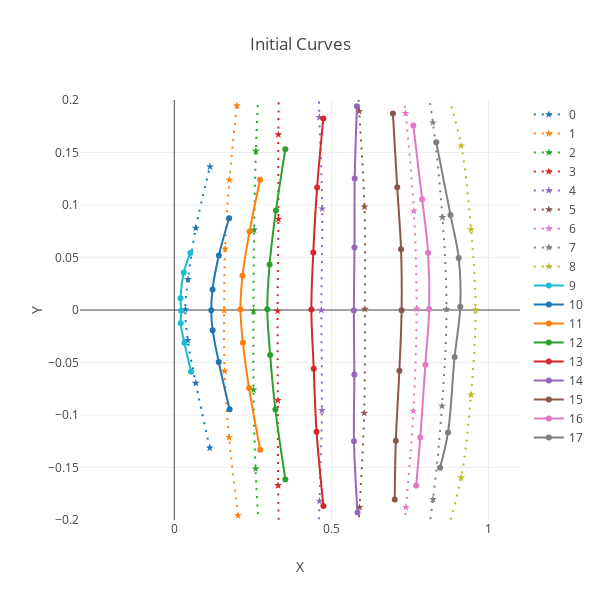

Notebook code cell kept with this figure:
### Code cell
i = 7
ph0 = phTout0.data.numpy()[i]
ph1 = phTout1.data.numpy()[i]

p01_0 = genOut0.data.numpy()[i]
p01_1 = genOut1.data.numpy()[i]

# nx = np.concatenate((p0,p01_0))
nx = np.concatenate((p1,p01_1))

gx = gy.FormatNetworkToGraphColumns(nx, xOffset=0, yOffset=7, colPoints=7)

layout = go.Layout(
    title = 'Initial Curves',
    height = 600,
    width = 600,
    hovermode= 'closest',
    xaxis= dict(
        title= 'X',
        range = [-.3,1.1],
    ),
    yaxis=dict(
        title= 'Y',
        range = [-.2,.2],
    )
)
f = gy.graphCurves(gx, layout, dashRange=range(0,9))
offline.iplot(f)

### Figure 1 — Plotly figure (JSON) as saved in the notebook; plotly's stock layout.template omitted (floating-point values rounded to 4 significant figures)
{"data": [{"line": {"dash": "2px,6px", "shape": "spline"}, "marker": {"symbol": "star"}, "name": "0", "type": "scatter", "uid": "c5c98a93-b587-455d-b376-61271c08a00b", "x": [0.1129, 0.06835, 0.04287, 0.03513, 0.04385, 0.0683, 0.1137], "y": [-0.1312, -0.06965, -0.02893, 0.0005139, 0.02919, 0.07796, 0.1364]}, {"line": {"dash": "2px,6px", "shape": "spline"}, "marker": {"symbol": "star"}, "name": "1", "type": "scatter", "uid": "517cb296-e4f6-4723-9a68-93dd7d50b156", "x": [0.2026, 0.1745, 0.16, 0.1586, 0.1617, 0.1754, 0.1992], "y": [-0.1957, -0.1214, -0.05814, -0.0006106, 0.05839, 0.1238, 0.1946]}, {"line": {"dash": "2px,6px", "shape": "spline"}, "marker": {"symbol": "star"}, "name": "2", "type": "scatter", "uid": "325873ee-32a3-4c2a-8341-8ddfe5ae0f92", "x": [0.2743, 0.2587, 0.252, 0.2521, 0.254, 0.2597, 0.2709], "y": [-0.2328, -0.1511, -0.07589, -0.001035, 0.07634, 0.1513, 0.2294]}, {"line": {"dash": "2px,6px", "shape": "spline"}, "marker": {"symbol": "star"}, "name": "3", "type": "scatter", "uid": "011d3a27-6047-4783-ba45-1c6b40f1e3ee", "x": [0.3362, 0.3305, 0.3295, 0.3287, 0.3314, 0.331, 0.335], "y": [-0.2534, -0.1671, -0.08599, -0.0009518, 0.08659, 0.167, 0.2491]}, {"line": {"dash": "2px,6px", "shape": "spline"}, "marker": {"symbol": "star"}, "name": "4", "type": "scatter", "uid": "e94c74a9-adc5-4964-a312-fcfd96e27d26", "x": [0.4532, 0.4622, 0.4696, 0.4681, 0.4706, 0.4618, 0.4544], "y": [-0.2754, -0.1819, -0.09555, -4.596e-05, 0.09649, 0.1835, 0.2705]}, {"line": {"dash": "2px,6px", "shape": "spline"}, "marker": {"symbol": "star"}, "name": "5", "type": "scatter", "uid": "03d167da-0452-4263-bf50-2f838b565f09", "x": [0.5692, 0.5895, 0.6042, 0.6063, 0.6052, 0.5884, 0.5701], "y": [-0.2886, -0.188, -0.0981, 0.0008357, 0.09823, 0.1893, 0.2823]}, {"line": {"dash": "2px,6px", "shape": "spline"}, "marker": {"symbol": "star"}, "name": "6", "type": "scatter", "uid": "fcb4a068-43dc-4ca1-8ab2-bcc2c205a480", "x": [0.7023, 0.737, 0.7607, 0.7711, 0.7622, 0.736, 0.7012], "y": [-0.2861, -0.1879, -0.09618, 0.001072, 0.09426, 0.1873, 0.28]}, {"line": {"dash": "2px,6px", "shape": "spline"}, "marker": {"symbol": "star"}, "name": "7", "type": "scatter", "uid": "247a44fc-d502-4e41-842b-d9fcc13834a5", "x": [0.7789, 0.8233, 0.8517, 0.8661, 0.8532, 0.8228, 0.7775], "y": [-0.267, -0.1803, -0.09144, 0.0007449, 0.08818, 0.1784, 0.2622]}, {"line": {"dash": "2px,6px", "shape": "spline"}, "marker": {"symbol": "star"}, "name": "8", "type": "scatter", "uid": "d044501a-fe8d-4493-a390-e8be7c321345", "x": [0.8569, 0.9127, 0.9441, 0.9586, 0.9441, 0.9128, 0.8574], "y": [-0.2218, -0.1597, -0.08075, 0.0002304, 0.07672, 0.1564, 0.2186]}, {"line": {"shape": "spline"}, "name": "9", "type": "scatter", "uid": "fc5e82ee-c0f8-4dc1-aaa4-d1dab51aaec4", "x": [0.05342, 0.03225, 0.02043, 0.02204, 0.01989, 0.03013, 0.05101], "y": [-0.05882, -0.03148, -0.01272, -0.0006914, 0.01117, 0.03563, 0.05421]}, {"line": {"shape": "spline"}, "name": "10", "type": "scatter", "uid": "45486773-9e62-4320-98ec-5e8c92a0be8c", "x": [0.176, 0.1414, 0.122, 0.1176, 0.1218, 0.1417, 0.1744], "y": [-0.09452, -0.04948, -0.01924, -0.0001998, 0.01963, 0.05182, 0.0874]}, {"line": {"shape": "spline"}, "name": "11", "type": "scatter", "uid": "452bf46a-315b-4769-8ff2-5f8647c55f2d", "x": [0.2735, 0.2379, 0.2185, 0.2105, 0.2171, 0.2395, 0.273], "y": [-0.1331, -0.07435, -0.03131, 0.0005328, 0.0326, 0.07484, 0.1241]}, {"line": {"shape": "spline"}, "name": "12", "type": "scatter", "uid": "c0b1abc0-3c19-452b-91b4-41a26a2e1c39", "x": [0.3534, 0.3217, 0.305, 0.2959, 0.3032, 0.3235, 0.3533], "y": [-0.1614, -0.09472, -0.04281, 0.0007598, 0.04339, 0.09488, 0.1531]}, {"line": {"shape": "spline"}, "name": "13", "type": "scatter", "uid": "8d6e8362-16bf-4c33-b3ba-17e1ea8fae2d", "x": [0.4745, 0.4527, 0.4437, 0.4362, 0.4423, 0.4545, 0.4743], "y": [-0.1867, -0.1159, -0.05587, 0.0005349, 0.05484, 0.1166, 0.1824]}, {"line": {"shape": "spline"}, "name": "14", "type": "scatter", "uid": "6c1c0f93-de35-4856-99e9-38cd342ab142", "x": [0.5829, 0.5718, 0.5729, 0.5714, 0.5734, 0.5741, 0.5812], "y": [-0.1928, -0.125, -0.06145, -0.0005862, 0.05948, 0.1253, 0.194]}, {"line": {"shape": "spline"}, "name": "15", "type": "scatter", "uid": "4690897a-6b48-466a-afc4-5c1c28e5d9e1", "x": [0.7014, 0.7049, 0.7162, 0.7233, 0.7215, 0.7093, 0.6956], "y": [-0.1805, -0.1246, -0.05785, -0.000305, 0.05783, 0.1169, 0.187]}, {"line": {"shape": "spline"}, "name": "16", "type": "scatter", "uid": "8ddda94e-c285-4d52-8217-dc2ff7ee1d58", "x": [0.7694, 0.7826, 0.7988, 0.811, 0.8076, 0.7887, 0.7605], "y": [-0.1672, -0.1213, -0.05224, 0.0009182, 0.05453, 0.1056, 0.1757]}, {"line": {"shape": "spline"}, "name": "17", "type": "scatter", "uid": "afb4495b-80d0-4c2f-ab76-241ac2ae435c", "x": [0.8457, 0.8709, 0.8919, 0.91, 0.9049, 0.8788, 0.8336], "y": [-0.1501, -0.1166, -0.0447, 0.003059, 0.04962, 0.09058, 0.1597]}], "layout": {"height": 600, "hovermode": "closest", "title": {"text": "Initial Curves"}, "width": 600, "xaxis": {"range": [-0.3, 1.1], "title": {"text": "X"}}, "yaxis": {"range": [-0.2, 0.2], "title": {"text": "Y"}}}}
